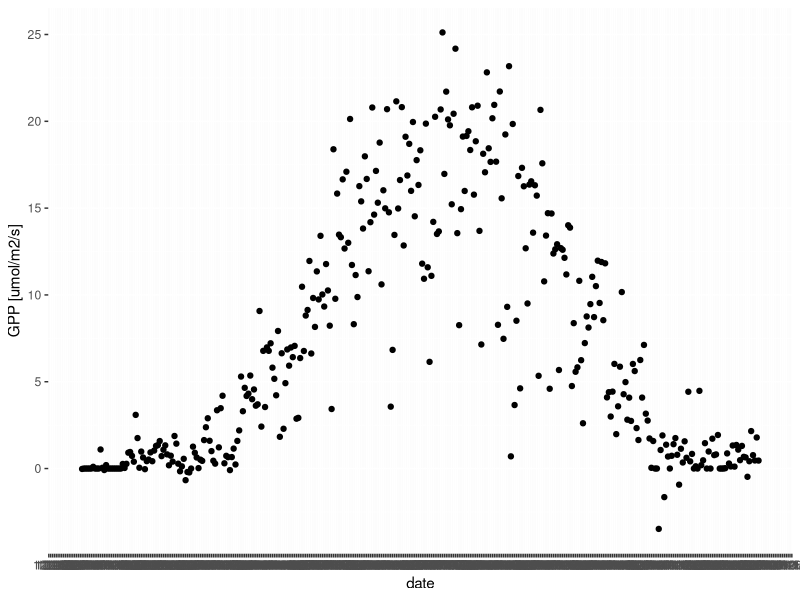
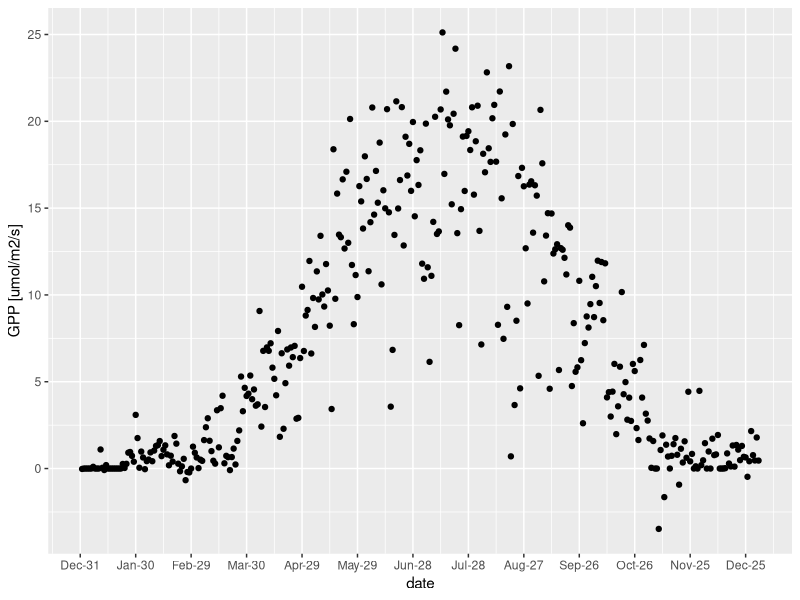
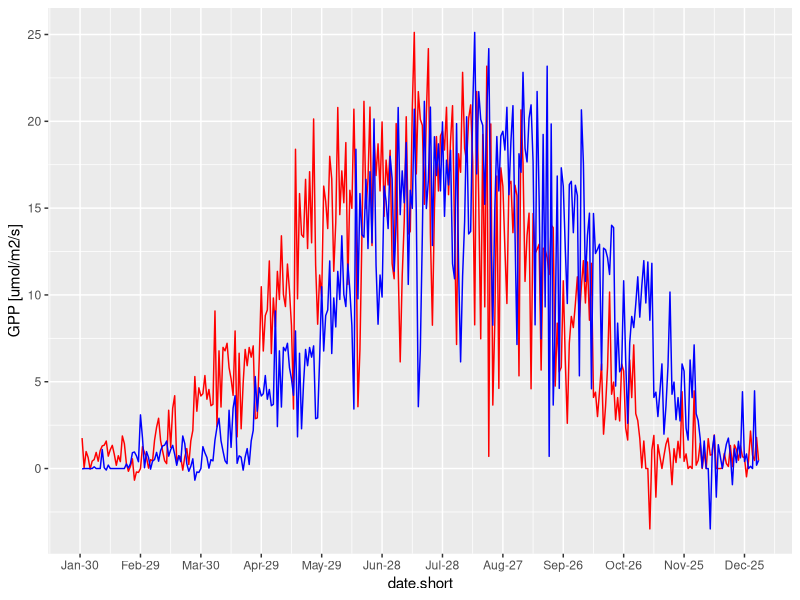
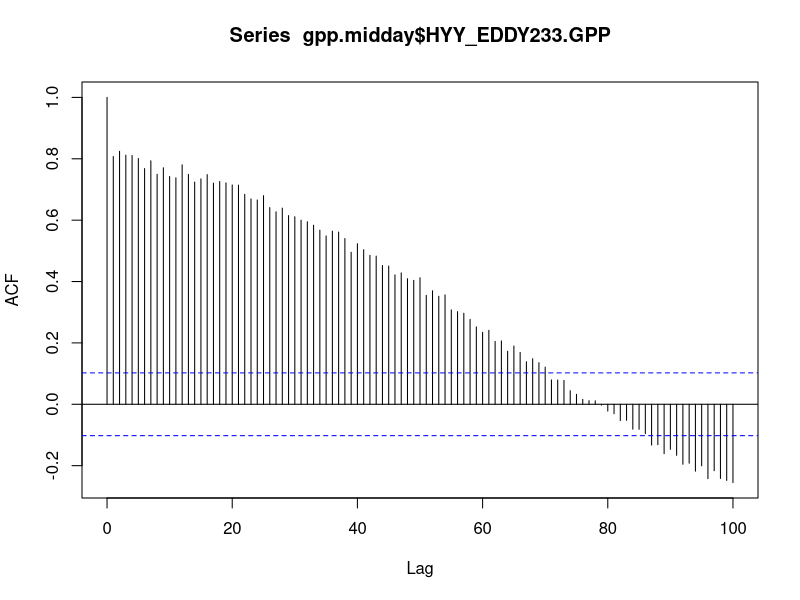
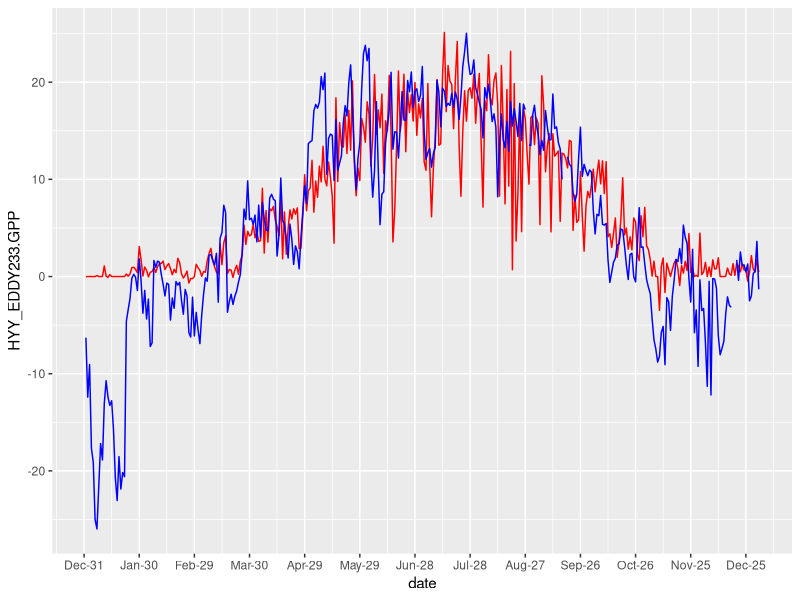
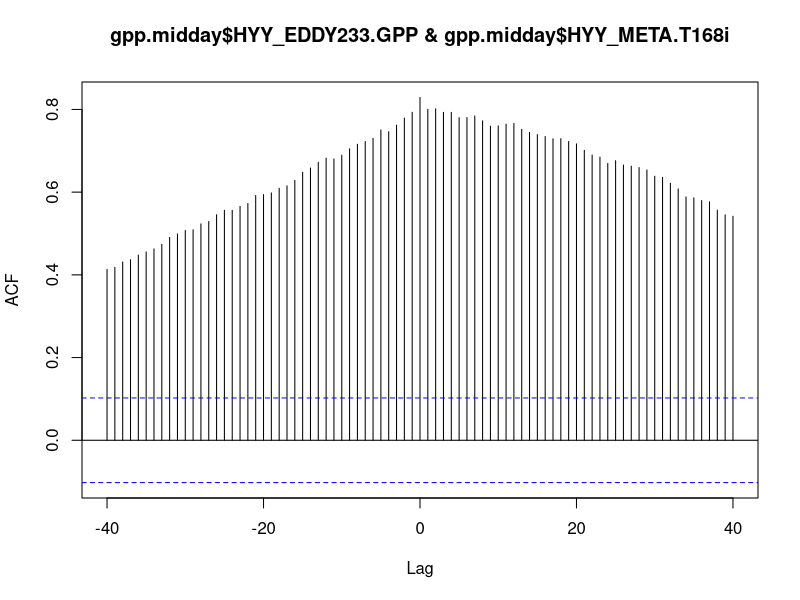
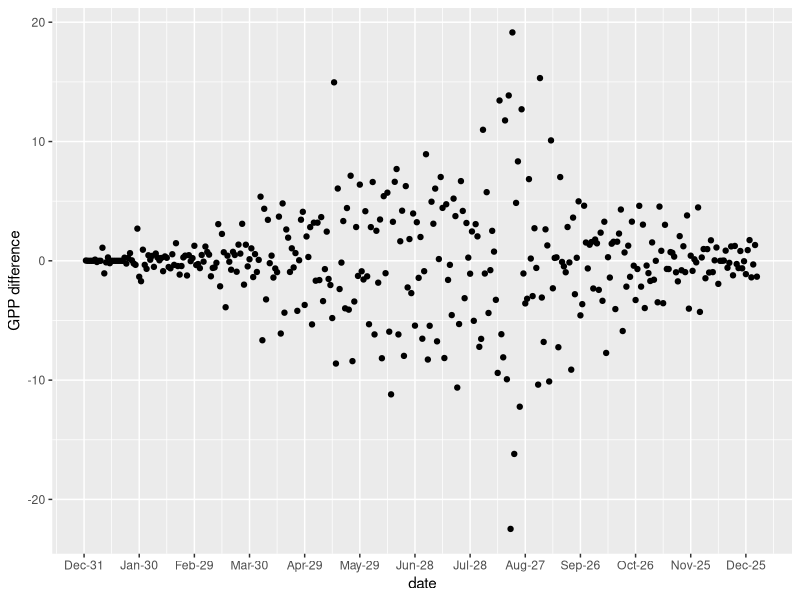
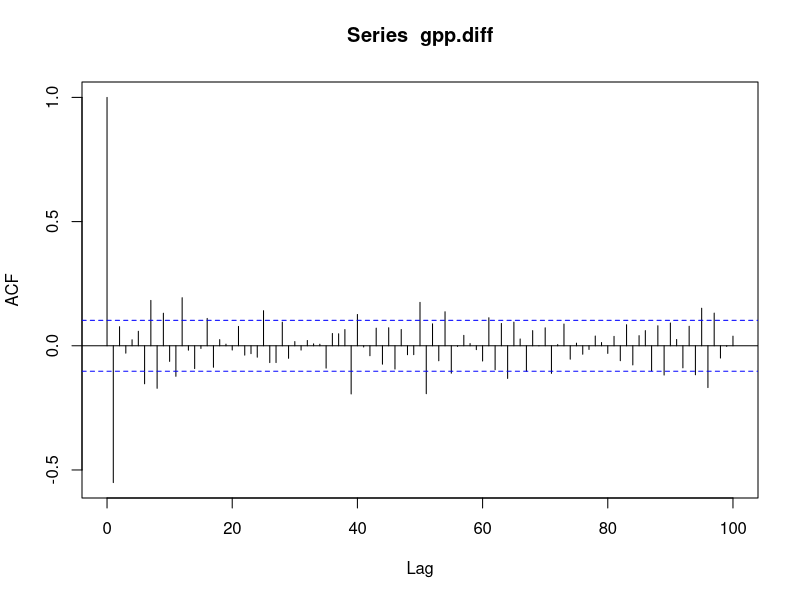

These figures' R source, in order:
## ---- chunk 1
a.great.char.date <- "2017-10-28"  
typeof(a.great.char.date)
print(a.great.char.date)

a.great.R.date <- as.Date(a.great.char.date)
print(a.great.R.date)

## ---- chunk 2
time.diff = Sys.Date() - a.great.R.date
print(time.diff)

## ---- chunk 3
Sys.Date()
## ---- chunk 4
Sys.time()
## ---- chunk 5
just.before <- Sys.time()
str(just.before)
## ---- chunk 6

just.before.lt <- as.POSIXlt(just.before)
str(just.before.lt)

## ---- chunk 7
gpp<-read.csv('../data/gppsmeardata_20160101120000.csv',header = T,sep = ',',dec='.')

head(gpp)

## ---- chunk 8
date.char<-paste(gpp$Year,gpp$Month,gpp$Day,sep = '-')
## ---- chunk 9
time.char<-paste(gpp$Hour,gpp$Minute,gpp$Second,sep = ':')
## ---- chunk 10

gpp$datetime<-as.POSIXct(paste(date.char,time.char,sep = ' '))

## ---- chunk 11

gpp$date<-as.Date(date.char)
head(gpp$date)

## ---- chunk 12
gpp.midday <- subset(gpp, Hour==12)
gpp.midday <- subset(gpp.midday, Minute==0) 

## ---- chunk 13
library(ggplot2)
library(scales) 
## ---- chunk 14
ggplot(gpp.midday,aes(x=date,y=HYY_EDDY233.GPP))+
  geom_point()+ ylab("GPP [umol/m2/s]") +
  scale_x_date(breaks = date_breaks('1 day'),
               labels = date_format("%m-%d"))


## ---- chunk 15
ggplot(gpp.midday,aes(x=date,y=HYY_EDDY233.GPP))+
  geom_point() +  ylab("GPP [umol/m2/s]") +
  scale_x_date(breaks = date_breaks('30 day'),
               labels = date_format("%b-%d")) 


## ---- chunk 16

lag <- 30
n <- length(gpp.midday$HYY_EDDY233.GPP)
gpp.lag <- gpp.midday$HYY_EDDY233.GPP[1:(n-lag)]
gpp.short <- gpp.midday$HYY_EDDY233.GPP[(1+lag):n]  
date.short <-  as.Date(gpp.midday$datetime[(1+lag):n]  )

df.lag <- data.frame(date.short,gpp.lag,gpp.short)

ggplot() + 
  geom_line(data = df.lag, aes(x = date.short, 
  y = gpp.short), color = "red") +		 
  geom_line(data = df.lag, aes(x = date.short,
   y = gpp.lag), color = "blue") + 
   ylab("GPP [umol/m2/s]") +
  scale_x_date(breaks = date_breaks('30 day'),
               labels = date_format("%b-%d")) 


## ---- chunk 17
lag.corr <- function(ts, lag){
  a <- ts-mean(ts) 	 
  n <- length(a)
  b <- a[1:(n-lag)]
  c <- a[(1+lag):n]  
  # this line is similar to cor function	
  sum(b * c)/sum(a^2)
}

## ---- chunk 18
lag.corr(gpp.midday$HYY_EDDY233.GPP,30)

## ---- chunk 19

lag.corr(gpp.midday$HYY_EDDY233.GPP,0)

## ---- chunk 20
z<-acf(gpp.midday$HYY_EDDY233.GPP,lag.max=100)

## ---- chunk 21
lag.corr(gpp.midday$HYY_EDDY233.GPP,25)
z[25]

## ---- chunk 22

T168<-read.csv('../data/T168_20160101120000.csv',header = T,sep = ',',dec='.')

head(T168)


## ---- chunk 23

T168.midday <- subset(T168, Hour==12)
T168.midday <- subset(T168.midday, Minute==0) 


## ---- chunk 24
gpp.midday$HYY_META.T168 <- T168.midday$HYY_META.T168

ggplot() + 
  geom_line(data = gpp.midday, aes(x = date, 
  y = HYY_EDDY233.GPP), color = "red") +		 
  geom_line(data = gpp.midday, aes(x = date,
   y = HYY_META.T168), color = "blue") + 
   
  scale_x_date(breaks = date_breaks('30 day'),
               labels = date_format("%b-%d")) 



## ---- chunk 25
library(zoo)
gpp.midday$HYY_META.T168i <- na.approx(gpp.midday$HYY_META.T168)

sum(is.na(gpp.midday$HYY_META.T168))
sum(is.na(gpp.midday$HYY_META.T168i))

## ---- chunk 26
ccf(gpp.midday$HYY_EDDY233.GPP,gpp.midday$HYY_META.T168i,lag.max=40)

## ---- chunk 27
gpp.diff <- diff(gpp.midday$HYY_EDDY233.GPP)

## ---- chunk 28
gpp.midday$gpp.diff <- c(gpp.diff, NA)

ggplot(gpp.midday,aes(x=date,y=gpp.diff))+
  geom_point() +  ylab("GPP difference") +
  scale_x_date(breaks = date_breaks('30 day'),
               labels = date_format("%b-%d")) 


## ---- chunk 29
acf(gpp.diff,lag.max=100)

